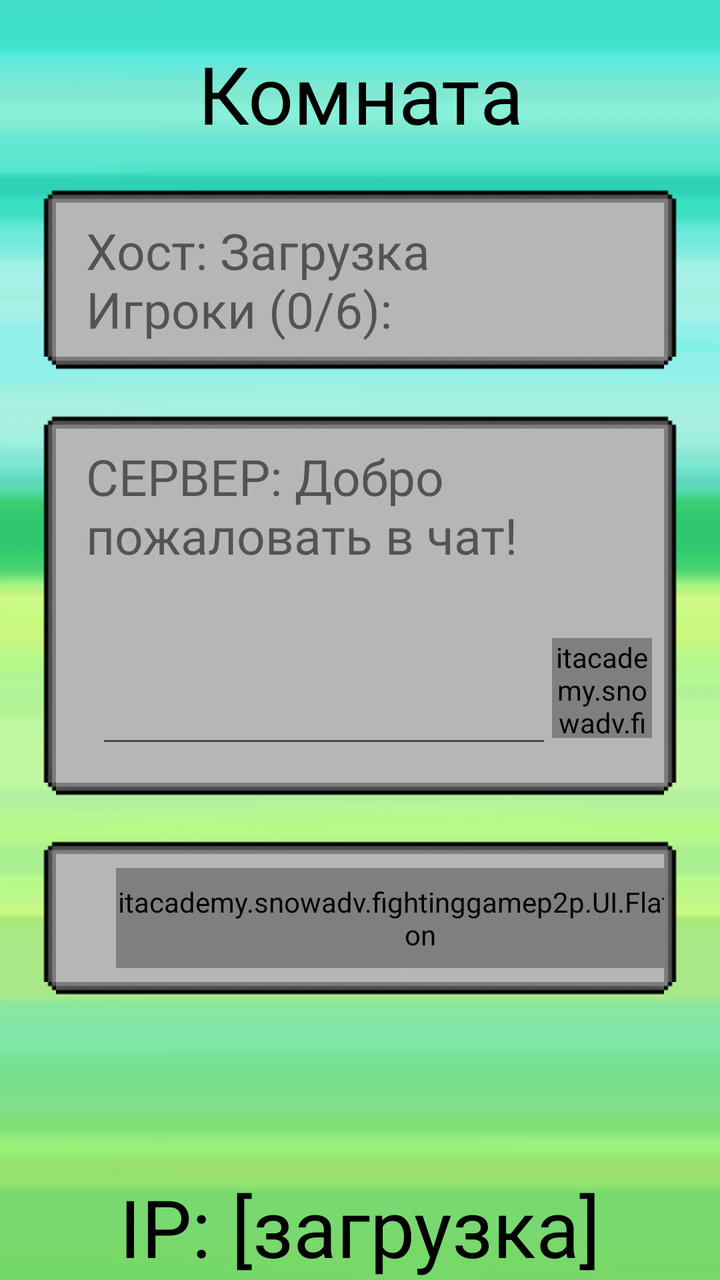
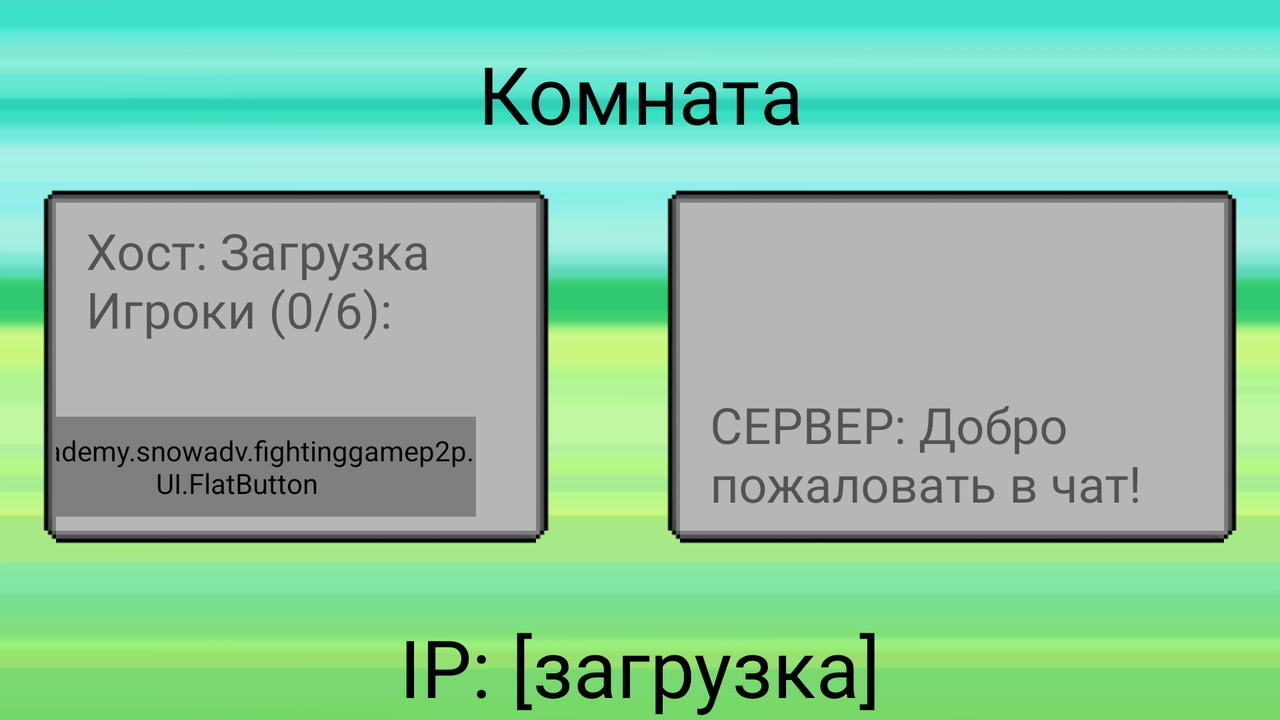

First picture: res/layout/ on a phone held upright. Second picture: the repository's own variant of that layout, on a device whose configuration matches the variant's folder. Source for both follows.
<!-- AndroidManifest.xml: application theme Theme.FightingGameP2P -->
<!-- res/layout/fragment_lobby.xml -->
<?xml version="1.0" encoding="utf-8"?>
<androidx.constraintlayout.widget.ConstraintLayout xmlns:android="http://schemas.android.com/apk/res/android"
    xmlns:tools="http://schemas.android.com/tools"
    android:layout_width="match_parent"
    android:layout_height="match_parent"
    xmlns:livebutton="http://schemas.android.com/tools"
    android:background="@drawable/green_background"
    xmlns:app="http://schemas.android.com/apk/res-auto">

    <TextView
        android:layout_marginTop="20dp"
        android:id="@+id/room_text"
        android:layout_width="match_parent"
        android:layout_height="wrap_content"
        android:textSize="40sp"
        android:textColor="@color/black"
        android:textAlignment="center"
        android:text="Комната"
        app:layout_constraintTop_toTopOf="parent"
        app:layout_constraintRight_toRightOf="parent"
        app:layout_constraintLeft_toLeftOf="parent"
        android:fontFamily="@font/gouranga_pixel_font"/>
    <FrameLayout
        android:id="@+id/players_box"
        android:background="@drawable/textbox_nine_patch"
        app:layout_constraintTop_toBottomOf="@id/room_text"
        app:layout_constraintStart_toStartOf="parent"
        app:layout_constraintEnd_toEndOf="parent"
        android:layout_width="match_parent"

        android:layout_margin="20dp"
        android:layout_height="wrap_content">
        <TextView
            android:id="@+id/players_text"
            android:layout_width="match_parent"
            android:layout_margin="15dp"
            android:textSize="25sp"
            android:fontFamily="@font/gouranga_pixel_font"
            android:text="Хост: Загрузка\nИгроки (0/6): "
            android:layout_height="match_parent"/>
    </FrameLayout>
    <androidx.constraintlayout.widget.ConstraintLayout
        android:id="@+id/chat_box"
        android:background="@drawable/textbox_nine_patch"
        app:layout_constraintTop_toBottomOf="@id/players_box"
        app:layout_constraintStart_toStartOf="parent"
        app:layout_constraintEnd_toEndOf="parent"
        android:layout_width="match_parent"
        android:orientation="vertical"
        android:layout_margin="20dp"
        android:layout_height="wrap_content">
        <ScrollView
            android:id="@+id/chat_scroll_view"
            android:layout_margin="15dp"
            app:layout_constraintTop_toTopOf="parent"
            app:layout_constraintStart_toStartOf="parent"
            app:layout_constraintEnd_toEndOf="parent"
            android:layout_width="match_parent"
            app:layout_constraintHeight_percent="0.5"
            android:layout_height="0dp">
        <TextView
            android:id="@+id/chat_text"
            android:layout_width="match_parent"

            android:textSize="25sp"
            android:fontFamily="@font/gouranga_pixel_font"
            android:text="СЕРВЕР: Добро пожаловать в чат!"

            android:layout_height="wrap_content" />
        </ScrollView>

        <EditText
            android:id="@+id/chat_edit_text"
            android:layout_width="0dp"
            android:layout_height="wrap_content"
            android:fontFamily="@font/gouranga_pixel_font"
            android:outlineAmbientShadowColor="@color/white"
            app:layout_constraintTop_toBottomOf="@id/chat_scroll_view"
            app:layout_constraintStart_toStartOf="parent"
            android:layout_marginStart="20dp"
            app:layout_constraintBottom_toBottomOf="parent"
            app:layout_constraintWidth_percent="0.75" />
        <itacademy.snowadv.fightinggamep2p.UI.FlatButton
            android:id="@+id/send_message_button"
            android:fontFamily="@font/gouranga_pixel_font"
            android:layout_width="50dp"
            android:layout_height="50dp"
            android:layout_gravity="center"

            android:gravity="center"

            android:layout_marginTop="20dp"
            android:layout_marginBottom="30dp"
            livebutton:shadowEnabled="true"
            android:text="^"
            android:textColor="#ffffff"
            android:textSize="40sp"
            android:textStyle="bold"
            livebutton:buttonColor="@color/fbutton_color_peter_river"
            app:layout_constraintStart_toEndOf="@id/chat_edit_text"
            app:layout_constraintBottom_toBottomOf="parent"
            />
        <Space
            app:layout_constraintTop_toBottomOf="@id/chat_edit_text"
            android:layout_width="match_parent"
            android:layout_height="20dp"/>
    </androidx.constraintlayout.widget.ConstraintLayout>
    <androidx.constraintlayout.widget.ConstraintLayout
        android:id="@+id/server_box"
        android:background="@drawable/textbox_nine_patch"
        app:layout_constraintTop_toBottomOf="@id/chat_box"
        app:layout_constraintStart_toStartOf="parent"
        app:layout_constraintEnd_toEndOf="parent"
        android:layout_width="match_parent"

        android:layout_margin="20dp"
        android:layout_height="wrap_content">
        <itacademy.snowadv.fightinggamep2p.UI.FlatButton
            android:id="@+id/lobby_start_server_button"
            android:fontFamily="@font/gouranga_pixel_font"
            android:layout_width="wrap_content"
            android:layout_height="50dp"
            android:layout_gravity="center"

            android:gravity="center"

            android:layout_marginStart="30dp"
            android:layout_marginVertical="15dp"
            livebutton:shadowEnabled="true"
            android:text= " Начать "
            android:textColor="#ffffff"
            android:textSize="40sp"
            android:textStyle="bold"
            livebutton:buttonColor="@color/fbutton_color_peter_river"
            app:layout_constraintStart_toStartOf="parent"
            app:layout_constraintTop_toTopOf="parent"
            app:layout_constraintBottom_toBottomOf="parent"
            />
        <itacademy.snowadv.fightinggamep2p.UI.FlatButton
            android:id="@+id/kick_player_button"
            android:fontFamily="@font/gouranga_pixel_font"
            android:layout_width="wrap_content"
            android:layout_height="50dp"
            android:layout_gravity="center"

            android:gravity="center"

            android:layout_marginStart="30dp"
            android:layout_marginVertical="15dp"
            livebutton:shadowEnabled="true"
            android:text= " Выгнать "
            android:textColor="#ffffff"
            android:textSize="40sp"
            android:textStyle="bold"
            livebutton:buttonColor="@color/fbutton_color_peter_river"
            app:layout_constraintStart_toEndOf="@id/lobby_start_server_button"
            app:layout_constraintTop_toTopOf="parent"
            app:layout_constraintBottom_toBottomOf="parent"
            />
    </androidx.constraintlayout.widget.ConstraintLayout>
    <TextView
        android:layout_marginTop="20dp"
        android:id="@+id/ip_address_text"
        android:layout_width="match_parent"
        android:layout_height="wrap_content"
        android:textSize="40sp"
        android:textColor="@color/black"
        android:textAlignment="center"
        android:text="IP: [загрузка]"
        app:layout_constraintBottom_toBottomOf="parent"
        app:layout_constraintRight_toRightOf="parent"
        app:layout_constraintLeft_toLeftOf="parent"
        android:fontFamily="@font/gouranga_pixel_font"/>
</androidx.constraintlayout.widget.ConstraintLayout>
<!-- resources referenced by this layout -->
<resources>
  <color name="black">#FF000000</color>
  <color name="fbutton_color_peter_river">#3498db</color>
  <color name="white">#FFFFFFFF</color>
  <!-- drawable green_background: png bitmap (drawable, 1387 bytes) -->
  <!-- drawable textbox_nine_patch: png bitmap (drawable-v24, 1097 bytes) -->
  <style name="Theme.FightingGameP2P" parent="Theme.MaterialComponents.Light.NoActionBar">
          
          <item name="colorPrimary">@color/fbutton_color_peter_river</item>
          <item name="colorPrimaryVariant">@color/fbutton_color_peter_river</item>
          <item name="colorOnPrimary">@color/white</item>
          
          <item name="colorSecondary">@color/teal_200</item>
          <item name="colorSecondaryVariant">@color/teal_700</item>
          <item name="colorOnSecondary">@color/black</item>
          <item name="colorAccent">@color/fbutton_color_peter_river</item>
          
          <item name="android:statusBarColor" tools:targetApi="l">?attr/colorPrimaryVariant</item>
          
      </style>
  <color name="teal_200">#FF03DAC5</color>
  <color name="teal_700">#FF018786</color>
</resources>
<!-- res/layout-land/fragment_lobby.xml (the repository's variant of the layout above) -->
<!-- drawn on the phone turned sideways -->
<?xml version="1.0" encoding="utf-8"?>
<androidx.constraintlayout.widget.ConstraintLayout xmlns:android="http://schemas.android.com/apk/res/android"
    xmlns:tools="http://schemas.android.com/tools"
    android:layout_width="match_parent"
    android:layout_height="match_parent"
    xmlns:livebutton="http://schemas.android.com/tools"
    android:background="@drawable/green_background"
    xmlns:app="http://schemas.android.com/apk/res-auto">

    <TextView
        android:layout_marginTop="20dp"
        android:id="@+id/room_text"
        android:layout_width="match_parent"
        android:layout_height="wrap_content"
        android:textSize="40sp"
        android:textColor="@color/black"
        android:textAlignment="center"
        android:text="Комната"
        app:layout_constraintTop_toTopOf="parent"
        app:layout_constraintRight_toRightOf="parent"
        app:layout_constraintLeft_toLeftOf="parent"
        android:fontFamily="@font/gouranga_pixel_font"/>
    <androidx.constraintlayout.widget.ConstraintLayout
        android:id="@+id/players_box"
        android:background="@drawable/textbox_nine_patch"
        app:layout_constraintTop_toBottomOf="@id/room_text"
        app:layout_constraintStart_toStartOf="parent"
        android:layout_width="0dp"
        app:layout_constraintWidth_percent="0.4"
        app:layout_constraintHeight_percent="0.5"
        android:layout_margin="20dp"
        android:layout_height="0dp">
        <TextView
            android:id="@+id/players_text"
            android:layout_width="match_parent"
            android:layout_margin="15dp"
            android:textSize="25sp"
            android:fontFamily="@font/gouranga_pixel_font"
            android:text="Хост: Загрузка\nИгроки (0/6): "
            android:layout_height="match_parent"/>
        <itacademy.snowadv.fightinggamep2p.UI.FlatButton
            android:id="@+id/lobby_start_server_button"
            android:fontFamily="@font/gouranga_pixel_font"
            android:layout_width="wrap_content"
            android:layout_height="50dp"
            android:layout_gravity="center"

            android:gravity="center"

            android:layout_marginEnd="30dp"
            android:layout_marginVertical="15dp"
            livebutton:shadowEnabled="true"
            android:text= " Начать "
            android:textColor="#ffffff"
            android:textSize="40sp"
            android:textStyle="bold"
            livebutton:buttonColor="@color/fbutton_color_peter_river"

            app:layout_constraintEnd_toEndOf="parent"
            app:layout_constraintBottom_toBottomOf="parent"
            />
    </androidx.constraintlayout.widget.ConstraintLayout>
    <LinearLayout
        android:id="@+id/chat_box"
        android:background="@drawable/textbox_nine_patch"
        app:layout_constraintTop_toBottomOf="@id/room_text"
        app:layout_constraintEnd_toEndOf="parent"
        android:layout_width="0dp"
        android:gravity="bottom"
        app:layout_constraintWidth_percent="0.45"
        android:orientation="vertical"
        android:layout_margin="20dp"
        app:layout_constraintHeight_percent="0.5"
        android:layout_height="0dp">
        <ScrollView
            android:visibility="gone"
            android:id="@+id/chat_scroll_view"
            android:layout_margin="15dp"
            android:layout_weight="80"
            android:layout_width="match_parent"
            android:layout_height="0dp">
        </ScrollView>
        <TextView
            android:id="@+id/chat_text"
            android:gravity="bottom"
            android:layout_width="match_parent"
            android:layout_margin="15dp"
            android:textSize="25sp"
            android:fontFamily="@font/gouranga_pixel_font"
            android:text="СЕРВЕР: Добро пожаловать в чат!"

            android:layout_height="match_parent" />
        <LinearLayout
            android:visibility="gone"
            android:orientation="horizontal"
            android:layout_width="match_parent"
            android:paddingHorizontal="20dp"
            android:layout_weight="16"
            android:layout_height="10dp">
            <EditText
                android:id="@+id/chat_edit_text"
                android:layout_width="wrap_content"
                android:layout_height="match_parent"
                android:layout_weight="90"
                android:fontFamily="@font/gouranga_pixel_font"/>
            <itacademy.snowadv.fightinggamep2p.UI.FlatButton
                android:id="@+id/send_message_button"
                android:fontFamily="@font/gouranga_pixel_font"
                android:layout_width="50dp"
                android:layout_height="match_parent"
                android:layout_gravity="center"
                android:layout_weight="10"
                android:gravity="center"
                livebutton:shadowEnabled="true"
                android:text="^"
                android:textColor="#ffffff"
                android:textSize="40sp"
                android:textStyle="bold"
                livebutton:buttonColor="@color/fbutton_color_peter_river"
                />
        </LinearLayout>

    </LinearLayout>
    <androidx.constraintlayout.widget.ConstraintLayout
        android:id="@+id/server_box"
        android:background="@drawable/textbox_nine_patch"
        app:layout_constraintTop_toBottomOf="@id/chat_box"
        app:layout_constraintStart_toStartOf="parent"
        app:layout_constraintEnd_toEndOf="parent"
        android:layout_width="match_parent"

        android:layout_margin="20dp"
        android:layout_height="wrap_content">

        <itacademy.snowadv.fightinggamep2p.UI.FlatButton
            android:id="@+id/kick_player_button"
            android:fontFamily="@font/gouranga_pixel_font"
            android:layout_width="wrap_content"
            android:layout_height="50dp"
            android:layout_gravity="center"

            android:gravity="center"
            android:visibility="gone"
            android:layout_marginStart="30dp"
            android:layout_marginVertical="15dp"
            livebutton:shadowEnabled="true"
            android:text= " Выгнать "
            android:textColor="#ffffff"
            android:textSize="40sp"
            android:textStyle="bold"
            livebutton:buttonColor="@color/fbutton_color_peter_river"
            app:layout_constraintStart_toEndOf="@id/lobby_start_server_button"
            app:layout_constraintTop_toTopOf="parent"
            app:layout_constraintBottom_toBottomOf="parent"
            />
    </androidx.constraintlayout.widget.ConstraintLayout>
    <TextView
        android:layout_marginTop="20dp"
        android:id="@+id/ip_address_text"
        android:layout_width="match_parent"
        android:layout_height="wrap_content"
        android:textSize="40sp"
        android:textColor="@color/black"
        android:textAlignment="center"
        android:text="IP: [загрузка]"
        app:layout_constraintBottom_toBottomOf="parent"
        app:layout_constraintRight_toRightOf="parent"
        app:layout_constraintLeft_toLeftOf="parent"
        android:fontFamily="@font/gouranga_pixel_font"/>
</androidx.constraintlayout.widget.ConstraintLayout>
<!-- resources referenced by the variant -->
<!-- as the phone turned sideways resolves them -->
<resources>
  <color name="black">#FF000000</color>
  <color name="fbutton_color_peter_river">#3498db</color>
  <!-- drawable green_background: png bitmap (drawable, 1387 bytes) -->
  <!-- drawable textbox_nine_patch: png bitmap (drawable-v24, 1097 bytes) -->
  <style name="Theme.FightingGameP2P" parent="Theme.MaterialComponents.Light.NoActionBar">
          
          <item name="colorPrimary">@color/fbutton_color_peter_river</item>
          <item name="colorPrimaryVariant">@color/fbutton_color_peter_river</item>
          <item name="colorOnPrimary">@color/white</item>
          
          <item name="colorSecondary">@color/teal_200</item>
          <item name="colorSecondaryVariant">@color/teal_700</item>
          <item name="colorOnSecondary">@color/black</item>
          <item name="colorAccent">@color/fbutton_color_peter_river</item>
          
          <item name="android:statusBarColor" tools:targetApi="l">?attr/colorPrimaryVariant</item>
          
      </style>
  <color name="white">#FFFFFFFF</color>
  <color name="teal_200">#FF03DAC5</color>
  <color name="teal_700">#FF018786</color>
</resources>
